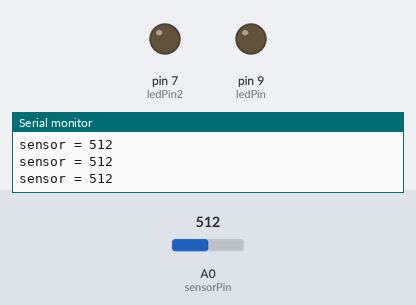
A sketch run on a simulated Arduino Uno, built with avr-gcc and run on an emulated ATmega328P. Shown: output pins drawn as LEDs (lit = HIGH), the last lines printed to the serial monitor. The test bench sets the inputs (shaded band); at power-on: A0 (sensorPin) = 512.

Above: at 1.2 s.
1.3 s: A0 (sensorPin) set to 167
4.3 s: A0 (sensorPin) set to 144
At 5.5 s:
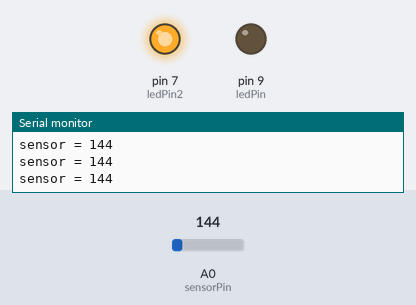
5.8 s: A0 (sensorPin) set to 109
8.8 s: A0 (sensorPin) set to 101
At 10.0 s:
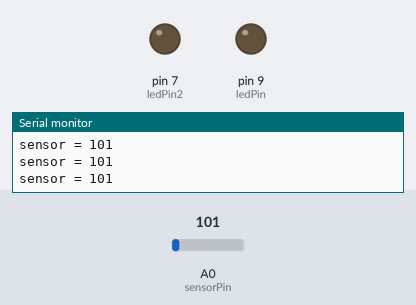
10.3 s: A0 (sensorPin) set to 0
At 11.3 s:
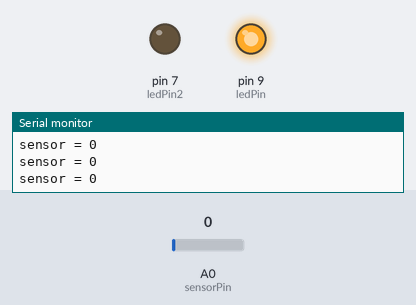
11.8 s: A0 (sensorPin) set to 110
At 12.8 s:
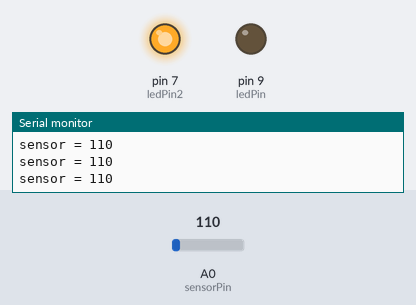
Timing chart, 0 to 14.3 s (numbered marks = the images above; inputs shaded):
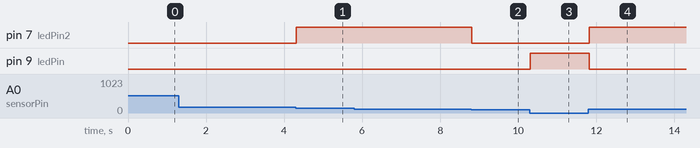

Measured:
- the behaviour switches between 151 and 150 on A0 (sensorPin) (found by bisection; images 0 and 1)
- the behaviour switches between 102 and 101 on A0 (sensorPin) (found by bisection; images 1 and 2)
- after the input at 4.3 s, pin 7 (ledPin2): LOW → HIGH at once
- after the input at 8.8 s, pin 7 (ledPin2): HIGH → LOW at once
- after the input at 10.3 s, pin 9 (ledPin): LOW → HIGH at once
- after the input at 11.8 s, pin 7 (ledPin2): LOW → HIGH at once; pin 9 (ledPin): HIGH → LOW at once

The sketch:

sketch_feb13a.ino
```cpp
int sensorPin = A0;
int ledPin = 9;
int ledPin2 = 7;
int sensorValue = 0;

void setup()
{
 Serial.begin(9600) ;
 pinMode(ledPin, OUTPUT);
 pinMode(ledPin2, OUTPUT);
}

void loop()
{
	sensorValue = analogRead(sensorPin);
	Serial.print("sensor = ");
    Serial.println(sensorValue);

  if(sensorValue < 100){
	digitalWrite(ledPin,HIGH);
    digitalWrite(ledPin2,LOW);

  }else if(sensorValue > 101 && sensorValue < 151){
  	digitalWrite(ledPin,LOW);
  	digitalWrite(ledPin2,HIGH);
  }else{
  	digitalWrite(ledPin,LOW);
  	digitalWrite(ledPin2,LOW);

  }
  delay(2);
}
```
